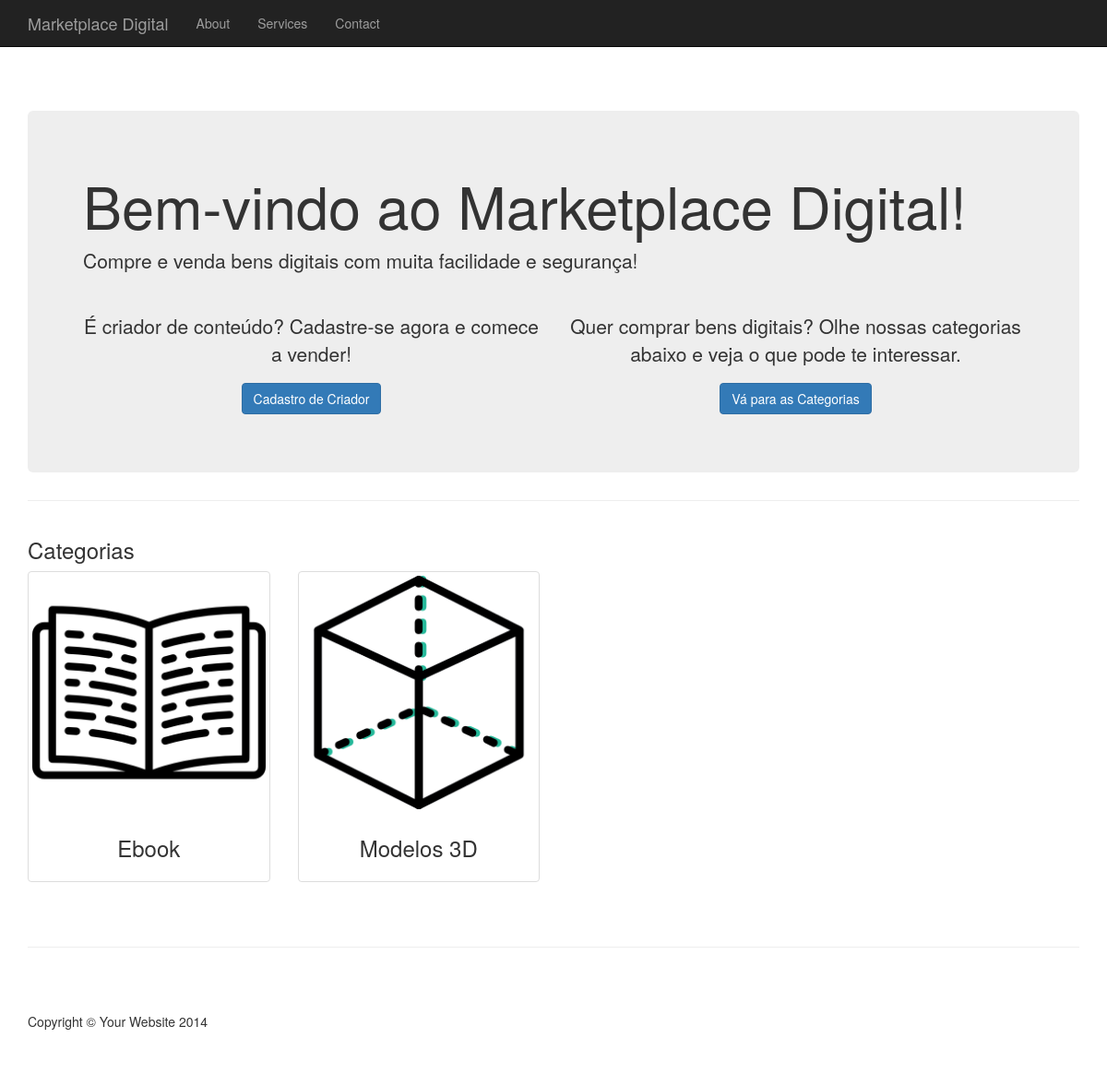
Before: / with the older database file.
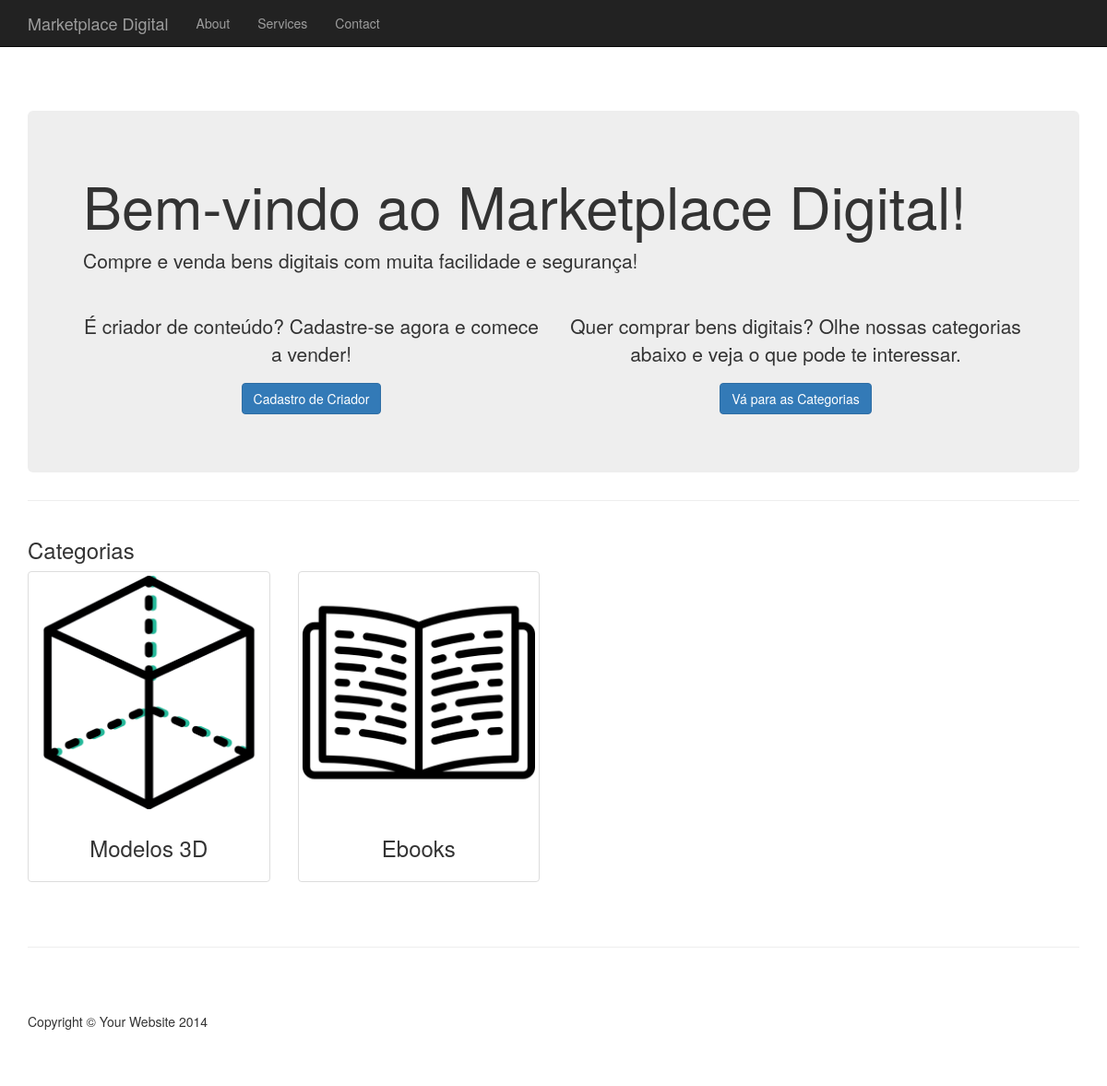
After: the same page with the newer database file.
### shop/models.py (models this page shows, shortened)
class Category(models.Model):
    name = models.CharField(max_length=100)
    description = models.CharField(max_length=500)
    slug = AutoSlugField(populate_from='name')
    photo = models.ImageField(upload_to='img/categorias/')

### home/views.py (the view)
# urls.py: url(r'^$', views.home, name='home'),
def home(request):
    categories = Category.objects.all()
    return render(request, 'home/home.html', { 'categories': categories })

### templates/home/home.html
{% extends 'base.html' %}
{% load static %}
{% block page %}
  <div class="container">
    <header class="jumbotron hero-spacer">
      <div class="row">
        <div class="col-md-12">
          <h1>Bem-vindo ao Marketplace Digital!</h1>
          <p>Compre e venda bens digitais com muita facilidade e segurança!</p>
          <hr>
        </div>
      </div>
      <div class="row">
        <div class="col-md-6 text-center">
          <p>É criador de conteúdo? Cadastre-se agora e comece a vender!</p>
          <p>
            <a class="btn btn-primary btn-large">Cadastro de Criador</a>
          </p>
        </div>
        <div class="col-md-6 text-center">
          <p>Quer comprar bens digitais? Olhe nossas categorias abaixo e veja o que pode te interessar.</p>
          <p>
            <a class="btn btn-primary btn-large" href="#categorias">Vá para as Categorias</a>
          </p>
        </div>
      </div>
    </header>
    <hr>
    <div class="row">
      <div class="col-lg-12">
        <h3>Categorias</h3>
      </div>
    </div>
    <div class="row text-center">
      <a name="categorias">
      {% for category in categories %}
        <div class="col-md-3 col-sm-6 hero-feature">
          <div class="thumbnail">
            <a href="{% url 'show_category' category.slug %}">
              <img src="/media/{{ category.photo }}" alt="">
              <div class="caption">
                <h3>{{ category.name }}</h3>
              </div>
            </a>
          </div>
        </div>
      {% endfor %}
    </div>
    <hr>
  </div>
{% endblock %}

### templates/base.html (shortened to what this page needs)
{% load static %}
<!DOCTYPE html>
<html>
  <head>
    <link rel="stylesheet" href="https://maxcdn.bootstrapcdn.com/bootstrap/3.3.7/css/bootstrap.min.css">
    <link rel="stylesheet" href="{% static 'css/main.css' %}">
  </head>
  <body>
    <nav class="navbar navbar-inverse navbar-fixed-top" role="navigation">
      <div class="container">
        <div class="navbar-header">
          <a class="navbar-brand" href="/">Marketplace Digital</a>
        </div>
        <div class="collapse navbar-collapse" id="bs-example-navbar-collapse-1">
          <ul class="nav navbar-nav">
            <li>
              <a href="#">About</a>
            </li>
            <li>
              <a href="#">Services</a>
            </li>
            <li>
              <a href="#">Contact</a>
            </li>
          </ul>
        </div>
      </div>
    </nav>
    {% block page %}
    {% endblock %}
    <div class="container">
      <footer>
        <div class="row">
          <div class="col-lg-12">
            <p>Copyright &copy; Your Website 2014</p>
          </div>
        </div>
      </footer>
    </div>
  </body>
</html>

### static/css/main.css (style rules this page uses)
body { padding-top: 70px; }
.hero-spacer { margin-top: 50px; }
.hero-feature { margin-bottom: 30px; }
footer { margin: 50px 0; }

Changed rows visible on the page:
removed Category: photo (picture), name "Ebook"
added Category: photo (picture), name "Ebooks"
